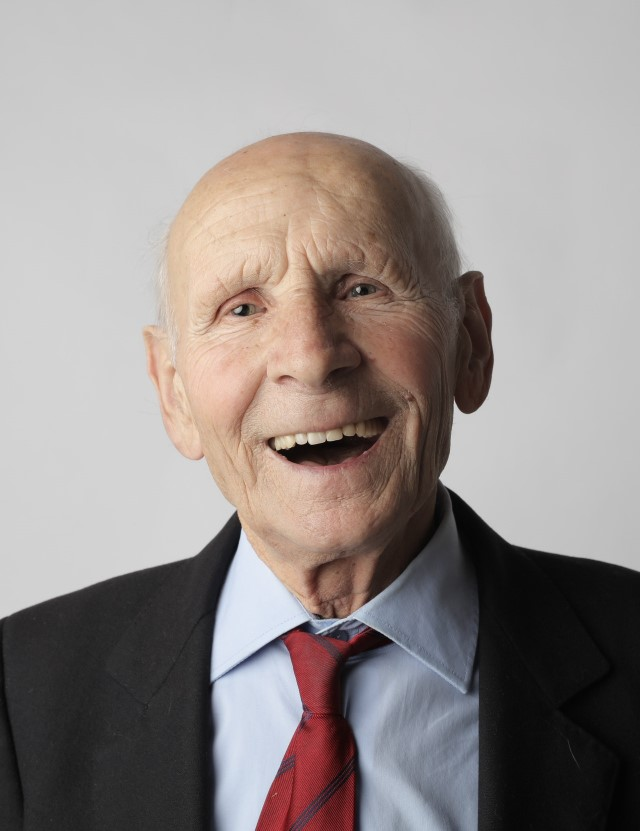
#> input picture ImageProcessing/images/old_man.jpg, 640 x 831 px
$ jupyter execute --allow-errors ImageProcessing.ipynb
#> lines starting #> are read from the running program, lines starting #| are printed output that depends on the picture
[cell 1]
import cv2
print(cv2.__version__)

### TODO
* Remove black border on image in imshow
* Change order of arguments in imshowH?
* Resize all images to smaller sizes (for speed and mem)

[cell 2]
# Functions to display images (non OpenCV)
from matplotlib import pyplot as plt
def imshow(image, title=None, size=4):
    img_rgb = cv2.cvtColor(image, cv2.COLOR_BGR2RGB)
    fig = plt.figure(figsize=(size,size))
    plt.imshow(img_rgb, figure=fig)
    if title:
        plt.title(title)
    #plt.xticks([])
    #plt.yticks([])
    plt.axis("off")
    plt.show()

def imshow_hstack(images, size=4):
    figsize = size*len(images)
    figure, axis = plt.subplots(1,len(images),figsize=(figsize,size),squeeze=False, frameon=True)
    for i in range(len(images)):
        title,image = images[i]
        img_rgb = cv2.cvtColor(image, cv2.COLOR_BGR2RGB)
        axis[0,i].imshow(img_rgb)
        axis[0,i].set_axis_off()
        if title:
            axis[0,i].title.set_text(title)
    plt.show()

def imshow_info(image, image_name):
    h,w,d = image.shape if len(image.shape) == 3 else (image.shape[0],image.shape[1],1)
    print("Info about", image_name)
    print("    width:", w)
    print("   height:", h)
    print(" channels:", d)
    print("    dtype:", image.dtype)

## Loading images

[cell 3]
# Loading four different images using OpenCV

img1 = cv2.imread("images/old_man.jpg")
#> img1 is the input picture: shape (831, 640, 3); mean B, G, R 140.3, 142.5, 150
img2 = cv2.imread("images/lion.jpg")
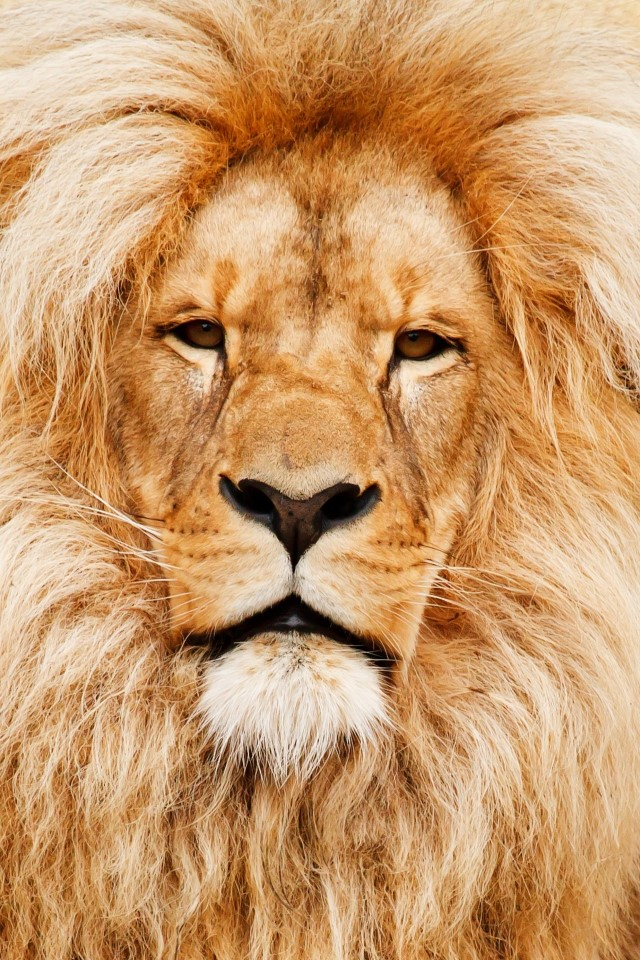
#> input picture ImageProcessing/images/lion.jpg, 640 x 960 px
#> img2 is the input picture: shape (960, 640, 3); mean B, G, R 106.8, 154.4, 202
img3 = cv2.imread("images/butterfly.jpg")
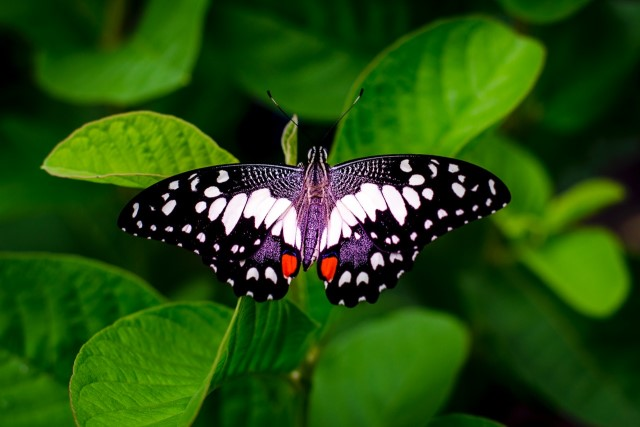
#> input picture ImageProcessing/images/butterfly.jpg, 640 x 427 px
#> img3 is the input picture: shape (427, 640, 3); mean B, G, R 13.7, 76.8, 36.3
img4 = cv2.imread("images/cat.jpg")
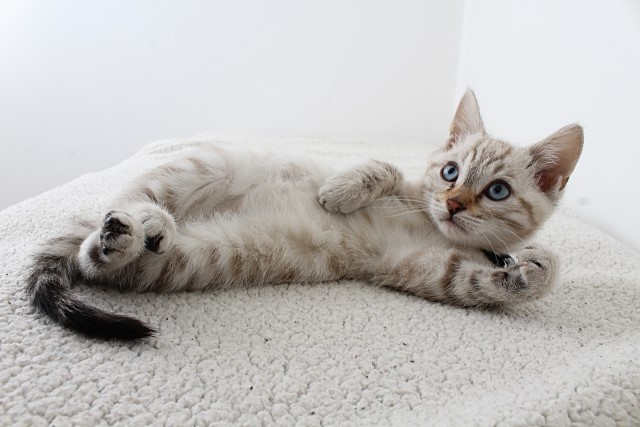
#> input picture ImageProcessing/images/cat.jpg, 640 x 427 px
#> img4 is the input picture: shape (427, 640, 3); mean B, G, R 187, 188.9, 191.5

## Displaying images

#> (a cell that did not finish here is left out)

[cell 5]
# Displaying multiple images stacked horizontally with individual titles
imshow_hstack([("Old man", img1), ("Lion", img2), ("Butterfly", img3), ("Cat", img4)])
#> in imshow_hstack, `plt.show()`:
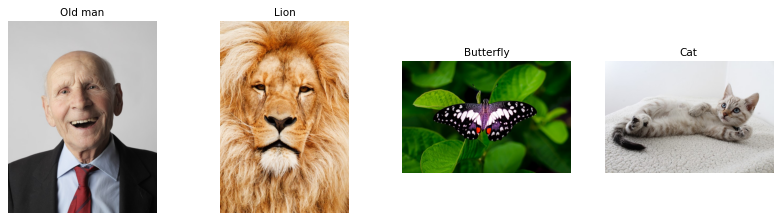
#> figure drawn by matplotlib, 4 panels

## Image Concepts

[cell 6]
type(img1)

[cell 7]
img1.dtype

[cell 8]
img1.shape
#> Out = (831, 640, 3)

[cell 9]
imshow_info(img1, "old_man.jpg")
#|     width: 640
#|    height: 831
#|  channels: 3
#|     dtype: uint8

#> (a cell that did not finish here is left out)

[cell 11]
# Color conversions
img1_gray = cv2.cvtColor(img1, cv2.COLOR_BGR2GRAY)
imshow_info(img1_gray, "old_man.jpg [gray]")
#|     width: 640
#|    height: 831
#|  channels: 1
#|     dtype: uint8
imshow_hstack([("Gray", img1_gray), ("Original", img1)])

## Image Scaling

[cell 12]
# Scaling
imshow_info(img2, "lion.jpg")
#|     width: 640
#|    height: 960
#|  channels: 3
#|     dtype: uint8

[cell 13]
img2_scaled_up = cv2.resize(img2, None, fx=2, fy=2)
imshow_info(img2_scaled_up, "lion.jpg [scaled up]")
#|     width: 1280
#|    height: 1920
#|  channels: 3
#|     dtype: uint8

[cell 14]
img2_scaled_down = cv2.resize(img2, None, fx=0.5, fy=0.5)
imshow_info(img2_scaled_down, "lion.jpg [scaled down]")
#|     width: 320
#|    height: 480
#|  channels: 3
#|     dtype: uint8

[cell 15]
# Resizing to specific width and height
newx = 64
newy = 64
img2_resized_lin = cv2.resize(img2, (newx, newy), interpolation=cv2.INTER_LINEAR)
imshow_info(img2_resized_lin, "lion.jpg [resized]")
#|     width: 64
#|    height: 64
#|  channels: 3
#|     dtype: uint8

[cell 16]
img2_resized_near = cv2.resize(img2, (newx, newy), interpolation=cv2.INTER_NEAREST)
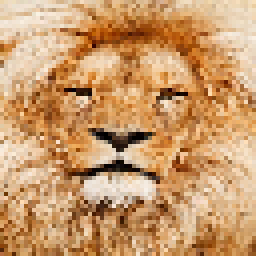
#> img2_resized_near: shape (64, 64, 3) (shown 4 times larger); mean B, G, R 107.2, 154.6, 202.2
img2_resized_area = cv2.resize(img2, (newx, newy), interpolation=cv2.INTER_AREA)
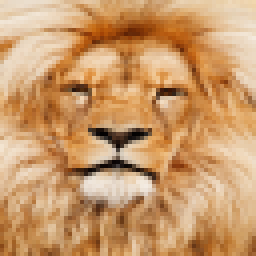
#> img2_resized_area: shape (64, 64, 3) (shown 4 times larger); mean B, G, R 106.8, 154.4, 202
img2_resized_cubic = cv2.resize(img2, (newx, newy), interpolation=cv2.INTER_CUBIC)

imshow_hstack([
    ("Linear", img2_resized_lin),
    ("Nearest", img2_resized_near),
    ("Area", img2_resized_area),
    ("Cubic", img2_resized_cubic)])
#> call 3 of imshow_hstack, with size = 4
#> in imshow_hstack (call 3), `plt.show()`:
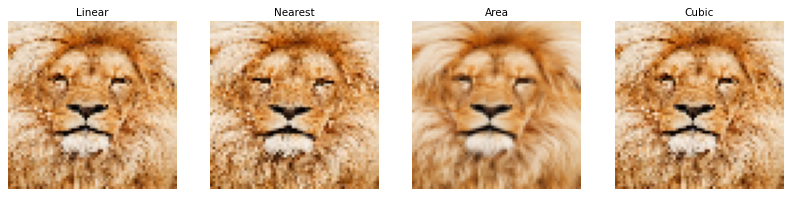
#> figure drawn by matplotlib, 4 panels

## Image Flipping

[cell 17]
# Flipping both vertically and horizontally
img4_flipped_v = cv2.flip(img4, 0)
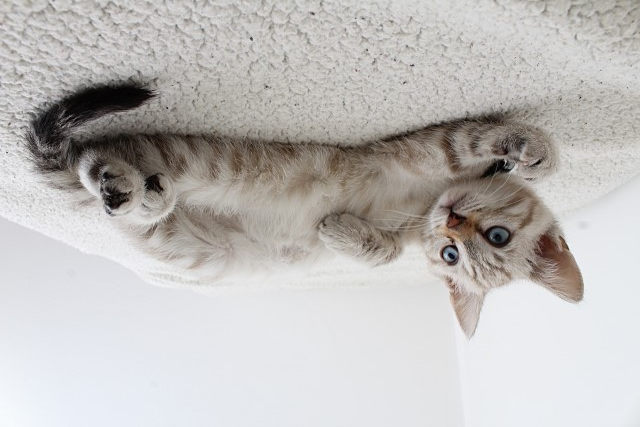
#> img4_flipped_v: shape (427, 640, 3); mean B, G, R 187, 188.9, 191.5
img4_flipped_h = cv2.flip(img4, 1)
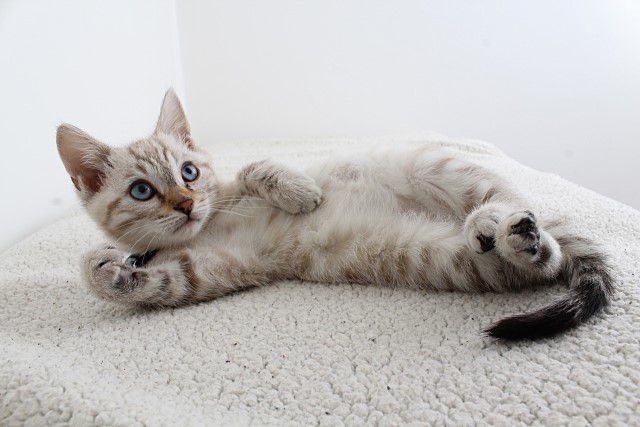
#> img4_flipped_h: shape (427, 640, 3); mean B, G, R 187, 188.9, 191.5
img4_flipped_both = cv2.flip(img4, -1)
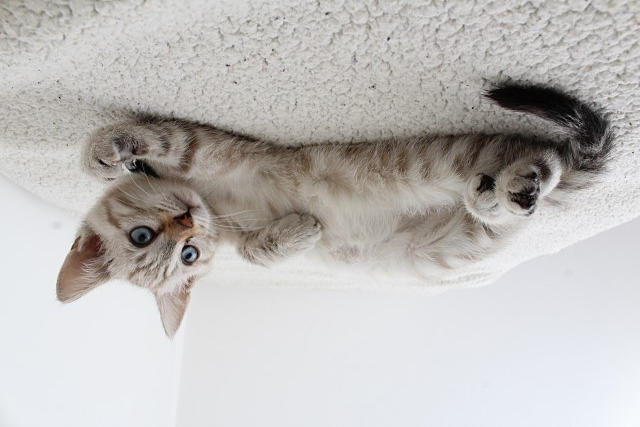
#> img4_flipped_both: shape (427, 640, 3); mean B, G, R 187, 188.9, 191.5
#> (the rest of this cell did not finish here and is left out)
